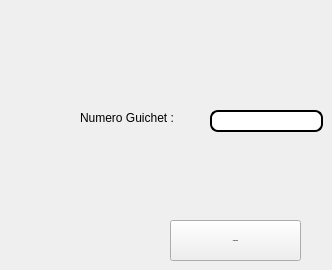
      <widget class="QWidget" name="tab_8">
       <attribute name="title">
        <string>Supprimer</string>
       </attribute>
       <widget class="QLabel" name="label_43">
        <property name="geometry">
         <rect>
          <x>80</x>
          <y>110</y>
          <width>101</width>
          <height>16</height>
         </rect>
        </property>
        <property name="text">
         <string>Numero Guichet :</string>
        </property>
       </widget>
       <widget class="QLineEdit" name="ngsupp">
        <property name="geometry">
         <rect>
          <x>210</x>
          <y>110</y>
          <width>113</width>
          <height>22</height>
         </rect>
        </property>
        <property name="styleSheet">
         <string notr="true">QLineEdit {
padding: 1px;
border-style: solid;
border: 2px solid gray;
border-radius: 8px;
background-color: rgb(255, 255, 255);
border:2px solid #000;
}</string>
        </property>
       </widget>
       <widget class="QPushButton" name="pushButton_33">
        <property name="geometry">
         <rect>
          <x>170</x>
          <y>220</y>
          <width>131</width>
          <height>41</height>
         </rect>
        </property>
        <property name="font">
         <font>
          <family>Source Code Pro</family>
          <pointsize>-1</pointsize>
          <weight>75</weight>
          <bold>true</bold>
         </font>
        </property>
        <property name="styleSheet">
         <string notr="true">QPushButton
{
    color: #b1b1b1;
    background-color: QLinearGradient( x1: 0, y1: 0, x2: 0, y2: 1, stop: 0 #565656, stop: 0.1 #525252, stop: 0.5 #4e4e4e, stop: 0.9 #4a4a4a, stop: 1 #464646);
    border-width: 1px;
    border-color: #1e1e1e;
    border-style: solid;
    border-radius: 6;
    padding: 3px;
    font-size: 12px;
    padding-left: 5px;
    padding-right: 5px;
}

QPushButton:pressed
{
    background-color: QLinearGradient( x1: 0, y1: 0, x2: 0, y2: 1, stop: 0 #2d2d2d, stop: 0.1 #2b2b2b, stop: 0.5 #292929, stop: 0.9 #282828, stop: 1 #252525);
}color: rgb(255, 255, 255);
background-color:  QLinearGradient(x1: 0, y1: 0, x2: 0, y2: 1, stop: 0#8D9AAE, stop: 1 #8D9AAE);
 border-radius: 10;</string>
        </property>
        <property name="text">
         <string>Supprimer</string>
        </property>
       </widget>
      </widget>
